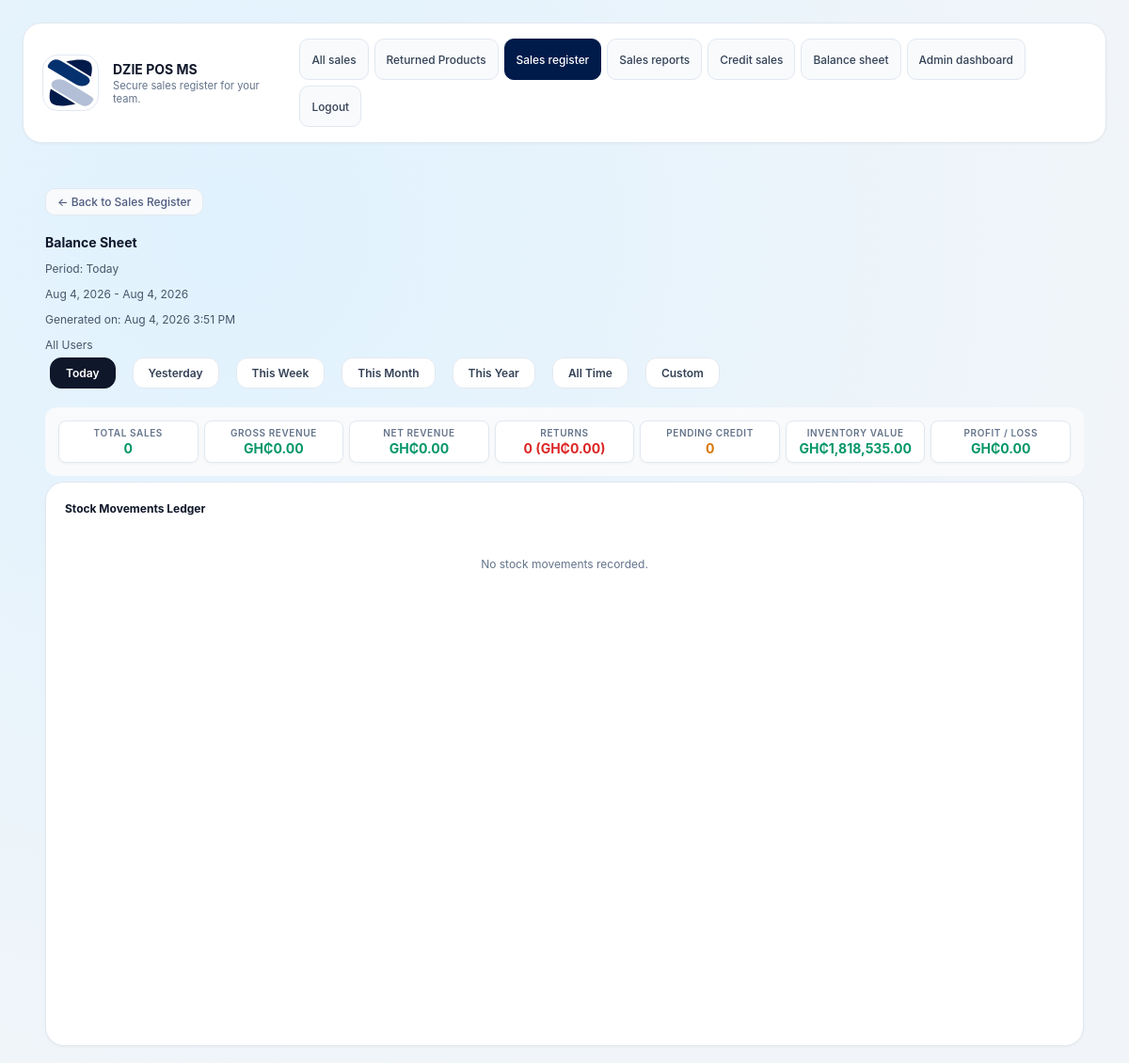
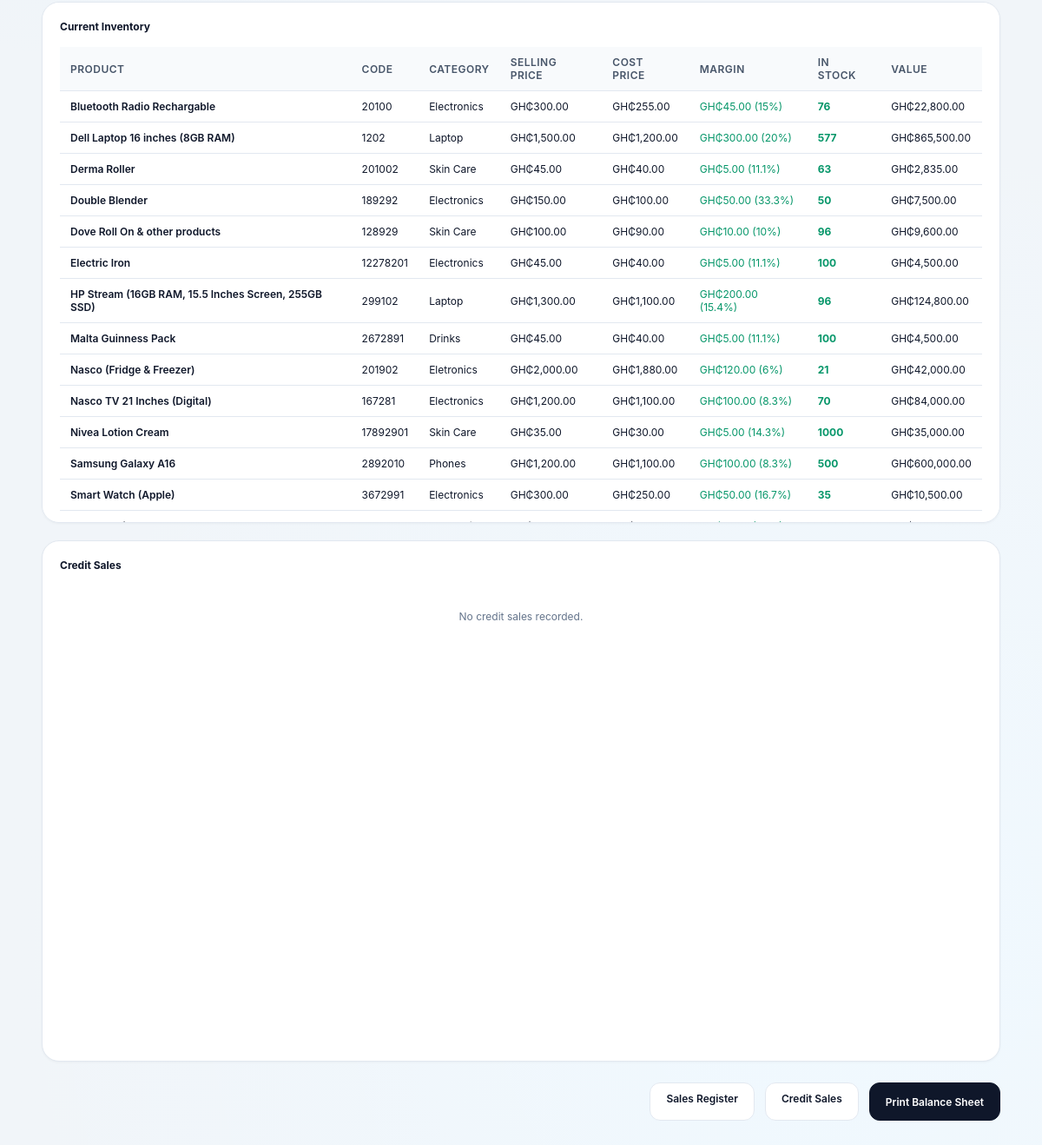
Page /balance_sheet.php (signed in) on the committed database (2 pictures, top to bottom).
### tables this page shows
CREATE TABLE settings (
            key TEXT PRIMARY KEY,
            value TEXT NOT NULL
        );

CREATE TABLE products (
            id INTEGER PRIMARY KEY,
            code TEXT UNIQUE NOT NULL,
            name TEXT NOT NULL,
            category TEXT NOT NULL,
            price REAL NOT NULL,
            image TEXT NOT NULL
        , quantity INTEGER NOT NULL DEFAULT 0, bulk_quantity_threshold INTEGER NOT NULL DEFAULT 0, bulk_discount_percentage REAL NOT NULL DEFAULT 0, selling_price REAL, cost_price REAL);

### inc/functions.php (called while the page is built, shortened)
<?php
function get_db_path(): string {
    $dir = __DIR__ . '/../data';
    return $dir . '/pos.db';
}
function get_database(): PDO {
    static $pdo = null;
    if ($pdo !== null) {
        return $pdo;
    }
    $path = get_db_path();
    $pdo = new PDO('sqlite:' . $path);
    $pdo->setAttribute(PDO::ATTR_ERRMODE, PDO::ERRMODE_EXCEPTION);
    initialize_database($pdo);
    return $pdo;
}
function initialize_database(PDO $db): void {
    $db->exec(
        'CREATE TABLE IF NOT EXISTS products (
            id INTEGER PRIMARY KEY,
            code TEXT UNIQUE NOT NULL,
            name TEXT NOT NULL,
            category TEXT NOT NULL,
            selling_price REAL NOT NULL DEFAULT 0,
            cost_price REAL NOT NULL DEFAULT 0,
            image TEXT NOT NULL,
            quantity INTEGER NOT NULL DEFAULT 0,
            bulk_quantity_threshold INTEGER NOT NULL DEFAULT 0,
            bulk_discount_percentage REAL NOT NULL DEFAULT 0
        )'
    );
    try {
        $db->exec('ALTER TABLE products ADD COLUMN selling_price REAL');
    } catch (Exception $e) {
    }
    try {
        $db->exec('ALTER TABLE products ADD COLUMN cost_price REAL');
    } catch (Exception $e) {
    }
    $db->exec('UPDATE products SET selling_price = price WHERE selling_price IS NULL AND price IS NOT NULL');
    $db->exec('UPDATE products SET price = selling_price WHERE price IS NULL');
    try {
        $db->exec('ALTER TABLE products ADD COLUMN quantity INTEGER NOT NULL DEFAULT 0');
    } catch (Exception $e) {
    }
    try {
        $db->exec('ALTER TABLE products ADD COLUMN bulk_quantity_threshold INTEGER NOT NULL DEFAULT 0');
    } catch (Exception $e) {
    }
    try {
        $db->exec('ALTER TABLE products ADD COLUMN bulk_discount_percentage REAL NOT NULL DEFAULT 0');
    } catch (Exception $e) {
    }
    $db->exec(
        'CREATE TABLE IF NOT EXISTS users (
            id INTEGER PRIMARY KEY,
            username TEXT UNIQUE NOT NULL,
            password_hash TEXT NOT NULL,
            role TEXT NOT NULL,
            created_at TEXT NOT NULL
        )'
    );
    $db->exec(
        'CREATE TABLE IF NOT EXISTS orders (
            id INTEGER PRIMARY KEY,
            username TEXT NOT NULL,
            total REAL NOT NULL,
            status TEXT NOT NULL DEFAULT "Pending",
            created_at TEXT NOT NULL,
            credit INTEGER NOT NULL DEFAULT 0,
            customer_name TEXT,
            customer_phone TEXT,
            credit_status TEXT NOT NULL DEFAULT "Pending"
        )'
    );
    try {
        $db->exec('ALTER TABLE orders ADD COLUMN credit INTEGER NOT NULL DEFAULT 0');
    } catch (Exception $e) {
    }
    try {
        $db->exec('ALTER TABLE orders ADD COLUMN customer_name TEXT');
    } catch (Exception $e) {
    }
    try {
        $db->exec('ALTER TABLE orders ADD COLUMN customer_phone TEXT');
    } catch (Exception $e) {
    }
    try {
        $db->exec('ALTER TABLE orders ADD COLUMN credit_status TEXT NOT NULL DEFAULT "Pending"');
    } catch (Exception $e) {
    }
    $db->exec(
        'CREATE TABLE IF NOT EXISTS order_items (
            id INTEGER PRIMARY KEY,
            order_id INTEGER NOT NULL,
            product_id INTEGER NOT NULL,
            name TEXT NOT NULL,
            price REAL NOT NULL,
            quantity INTEGER NOT NULL,
            subtotal REAL NOT NULL,
            FOREIGN KEY(order_id) REFERENCES orders(id)
        )'
    );
    $db->exec(
        'CREATE TABLE IF NOT EXISTS receipts (
            id INTEGER PRIMARY KEY,
            order_id INTEGER NOT NULL UNIQUE,
            username TEXT NOT NULL,
            receipt_content TEXT NOT NULL,
            return_status TEXT NOT NULL DEFAULT "Active",
            created_at TEXT NOT NULL,
            FOREIGN KEY(order_id) REFERENCES orders(id)
        )'
    );
    $db->exec(
        'CREATE TABLE IF NOT EXISTS returns (
            id INTEGER PRIMARY KEY,
            order_id INTEGER NOT NULL,
            product_id INTEGER NOT NULL,
            quantity INTEGER NOT NULL,
            reason TEXT,
            processed_by TEXT NOT NULL,
            created_at TEXT NOT NULL,
            FOREIGN KEY(order_id) REFERENCES orders(id)
        )'
    );
    $db->exec(
        'CREATE TABLE IF NOT EXISTS login_events (
            id INTEGER PRIMARY KEY,
            username TEXT NOT NULL,
            role TEXT NOT NULL,
            ip TEXT,
            created_at TEXT NOT NULL,
            logged_out_at TEXT
        )'
    );
    try {
        $db->exec('ALTER TABLE login_events ADD COLUMN logged_out_at TEXT');
    } catch (Exception $e) {
    }
    $db->exec(
        'CREATE TABLE IF NOT EXISTS settings (
            key TEXT PRIMARY KEY,
            value TEXT NOT NULL
        )'
    );
    $db->exec("INSERT OR IGNORE INTO settings (key, value) VALUES ('pos_name', 'WADI POS')");
    $db->exec(
        'CREATE TABLE IF NOT EXISTS stock_movements (
            id INTEGER PRIMARY KEY,
            product_id INTEGER NOT NULL,
            product_name TEXT NOT NULL,
            product_code TEXT NOT NULL,
            movement_type TEXT NOT NULL,
            quantity INTEGER NOT NULL,
            reference_type TEXT NOT NULL,
            reference_id INTEGER,
            notes TEXT,
            created_at TEXT NOT NULL,
            FOREIGN KEY(product_id) REFERENCES products(id)
        )'
    );
    $stmt = $db->query('SELECT COUNT(*) FROM products');
}
function current_user() {
    return $_SESSION['user'] ?? null;
}
function get_pos_name(): string {
    $stmt = get_database()->prepare('SELECT value FROM settings WHERE key = ?');
    $stmt->execute(['pos_name']);
    $result = $stmt->fetch(PDO::FETCH_ASSOC);
    return $result ? $result['value'] : 'WADI POS';
}
function get_trademark(): string {
    $stmt = get_database()->prepare('SELECT value FROM settings WHERE key = ?');
    $stmt->execute(['trademark']);
    $result = $stmt->fetch(PDO::FETCH_ASSOC);
    return $result ? $result['value'] : '';
}
function get_trademark_src(): string {
    $trademark = get_trademark();
    if ($trademark !== '' && file_exists(__DIR__ . '/../' . $trademark)) {
        return $trademark;
    }
    return 'images/pos-icon.svg';
}

### balance_sheet.php (the view, shortened to what this page needs)
<?php
require_once __DIR__ . '/inc/functions.php';
$user = current_user();
$posName = get_pos_name();
$db = get_database();
$period = $_GET['period'] ?? 'day';
$periods = ['day' => 'Today', 'yesterday' => 'Yesterday', 'week' => 'This Week', 'month' => 'This Month', 'year' => 'This Year', 'all' => 'All Time', 'custom' => 'Custom Range'];
$useCustomRange = false;
if (!$useCustomRange) {
    $now = new DateTime();
    $startDate = clone $now;
    $endDate = clone $now;
    switch ($period) {
        case 'day':
            $startDate->setTime(0, 0, 0);
            $endDate->setTime(23, 59, 59);
            break;
    }
}
$startDateStr = $startDate ? $startDate->format('c') : '';
$endDateStr = $endDate ? $endDate->format('c') : '';
$stockMovements = get_stock_movements([
    'start_date' => $startDateStr,
    'end_date' => $endDateStr,
]);
$groupedSales = [];
$totalSales = count($groupedSales);
$totalRevenue = 0;
$returnedSales = 0;
$returnedRevenue = 0;
$totalCost = 0;
$netRevenue = $totalRevenue - $returnedRevenue;
$profitLoss = $user['role'] === 'admin' ? $netRevenue - $totalCost : 0;
$inventory = $db->query('SELECT * FROM products ORDER BY name')->fetchAll(PDO::FETCH_ASSOC);
$creditQuery = 'SELECT * FROM orders WHERE credit = 1';
if ($period !== 'all' && !empty($startDateStr) && !empty($endDateStr)) {
    $creditQuery .= ' AND created_at >= :start_date AND created_at <= :end_date';
}
$creditQuery .= ' ORDER BY created_at DESC';
$creditStmt = $db->prepare($creditQuery);
if ($period !== 'all' && !empty($startDateStr) && !empty($endDateStr)) {
    $creditStmt->bindValue(':start_date', $startDateStr);
    $creditStmt->bindValue(':end_date', $endDateStr);
}
if ($user['role'] !== 'admin') {
    $creditStmt->execute([':username' => $user['username']]);
} else {
    $creditStmt->execute();
}
$creditSales = $creditStmt->fetchAll(PDO::FETCH_ASSOC);
$pendingCredit = 0;
$currentInventoryValue = array_sum(array_map(fn($p) => $p['quantity'] * ($p['selling_price'] ?? $p['price']), $inventory));
?>
<!DOCTYPE html>
<html lang="en">
<head>
  <link rel="stylesheet" href="styles.css" />
</head>
<body>
  <div class="app-shell">
    <header class="header">
      <div class="brand">
        <img class="brand-icon" src="<?php echo htmlspecialchars(get_trademark_src()); ?>" alt="Trademark" />
        <div>
          <h1><?php echo htmlspecialchars($posName); ?></h1>
          <p class="subtitle">Secure sales register for your team.</p>
        </div>
      </div>
      <div class="header-actions" id="header-actions">
        <?php if ($user['role'] === 'admin'): ?>
        <a href="returns.php" class="secondary">All sales</a>
        <a href="returned_products.php" class="secondary">Returned Products</a>
        <?php endif; ?>
        <a href="sales.php" class="secondary">Sales register</a>
        <a href="sales_report.php" class="secondary">Sales reports</a>
        <a href="credit_sales.php" class="secondary">Credit sales</a>
        <a href="balance_sheet.php" class="secondary">Balance sheet</a>
        <?php if ($user['role'] === 'admin'): ?>
          <a href="admin.php" class="secondary">Admin dashboard</a>
        <?php endif; ?>
        <a href="logout.php" class="tertiary">Logout</a>
      </div>
    </header>
    <main class="main-grid">
      <div class="balance-sheet-container">
    <a href="sales.php" class="back-link">← Back to Sales Register</a>
    <h1>Balance Sheet</h1>
    <p class="meta-info">Period: <?php echo $periods[$period]; ?></p>
    <?php if ($useCustomRange): ?>
      <p class="meta-info"><?php echo $startDate->format('M j, Y g:i A'); ?> - <?php echo $endDate->format('M j, Y g:i A'); ?></p>
    <?php elseif ($period !== 'all'): ?>
      <p class="meta-info"><?php echo $startDate->format('M j, Y'); ?> - <?php echo $endDate->format('M j, Y'); ?></p>
    <?php endif; ?>
    <p class="meta-info">Generated on: <?php echo date('M j, Y g:i A'); ?></p>
    <p class="meta-info"><?php echo $user['role'] === 'admin' ? 'All Users' : 'User: ' . htmlspecialchars($user['username']); ?></p>
    <div class="period-selector">
      <a href="?period=day" class="<?php echo $period === 'day' ? 'active' : ''; ?>">Today</a>
      <a href="?period=yesterday" class="<?php echo $period === 'yesterday' ? 'active' : ''; ?>">Yesterday</a>
      <a href="?period=week" class="<?php echo $period === 'week' ? 'active' : ''; ?>">This Week</a>
      <a href="?period=month" class="<?php echo $period === 'month' ? 'active' : ''; ?>">This Month</a>
      <a href="?period=year" class="<?php echo $period === 'year' ? 'active' : ''; ?>">This Year</a>
      <a href="?period=all" class="<?php echo $period === 'all' ? 'active' : ''; ?>">All Time</a>
      <a href="?period=custom" class="<?php echo $period === 'custom' ? 'active' : ''; ?>">Custom</a>
    </div>
    <div class="stats-grid">
      <div class="stat-item">
        <div class="stat-label">Total Sales</div>
        <div class="stat-value"><?php echo $totalSales; ?></div>
      </div>
      <div class="stat-item">
        <div class="stat-label">Gross Revenue</div>
        <div class="stat-value positive">GH₵<?php echo number_format($totalRevenue, 2); ?></div>
      </div>
      <div class="stat-item">
        <div class="stat-label">Net Revenue</div>
        <div class="stat-value">GH₵<?php echo number_format($netRevenue, 2); ?></div>
      </div>
      <div class="stat-item">
        <div class="stat-label">Returns</div>
        <div class="stat-value negative"><?php echo $returnedSales; ?> (GH₵<?php echo number_format($returnedRevenue, 2); ?>)</div>
      </div>
      <div class="stat-item">
        <div class="stat-label">Pending Credit</div>
        <div class="stat-value pending"><?php echo $pendingCredit; ?></div>
      </div>
      <div class="stat-item">
        <div class="stat-label">Inventory Value</div>
        <div class="stat-value">GH₵<?php echo number_format($currentInventoryValue, 2); ?></div>
      </div>
      <?php if ($user['role'] === 'admin'): ?>
        <div class="stat-item">
          <div class="stat-label">Profit / Loss</div>
          <div class="stat-value <?php echo $profitLoss >= 0 ? 'positive' : 'negative'; ?>">
            GH₵<?php echo number_format($profitLoss, 2); ?>
          </div>
        </div>
      <?php endif; ?>
    </div>
    <div class="section-card">
      <h3>Stock Movements Ledger</h3>
      <?php if (empty($stockMovements)): ?>
        <p class="empty-message">No stock movements recorded.</p>
      <?php endif; ?>
    </div>
    <div class="section-card">
      <h3>Current Inventory</h3>
      <?php if (empty($inventory)): ?>
        <p class="empty-message">No products in inventory.</p>
      <?php else: ?>
        <table class="ledger-table">
          <thead>
            <tr>
              <th>Product</th>
              <th>Code</th>
              <th>Category</th>
              <th>Selling Price</th>
              <?php if ($user['role'] === 'admin'): ?>
                <th>Cost Price</th>
                <th>Margin</th>
              <?php endif; ?>
              <th>In Stock</th>
              <th>Value</th>
            </tr>
          </thead>
          <tbody>
            <?php foreach ($inventory as $product): ?>
              <tr>
                <td style="font-weight:600;"><?php echo htmlspecialchars($product['name']); ?></td>
                <td><?php echo htmlspecialchars($product['code']); ?></td>
                <td><?php echo htmlspecialchars($product['category']); ?></td>
                <td>GH₵<?php echo htmlspecialchars(number_format($product['selling_price'], 2)); ?></td>
                <?php if ($user['role'] === 'admin'): ?>
                  <td>GH₵<?php echo htmlspecialchars(number_format($product['cost_price'], 2)); ?></td>
                  <?php
                    $margin = $product['selling_price'] - $product['cost_price'];
                    $marginPercent = $product['selling_price'] > 0 ? round(($margin / $product['selling_price']) * 100, 1) : 0;
                    $marginClass = $margin >= 0 ? 'text-success' : 'text-error';
                  ?>
                  <td class="<?php echo $marginClass; ?>">
                    GH₵<?php echo htmlspecialchars(number_format($margin, 2)); ?> (<?php echo htmlspecialchars($marginPercent); ?>%)
                  </td>
                <?php endif; ?>
                <td>
                  <?php if ($product['quantity'] <= 0): ?>
                    <span style="color:#dc2626;font-weight:700;">Out of stock</span>
                  <?php else: ?>
                    <span style="color:#059669;font-weight:700;"><?php echo htmlspecialchars($product['quantity']); ?></span>
                  <?php endif; ?>
                </td>
                <td>GH₵<?php echo htmlspecialchars(number_format($product['quantity'] * $product['selling_price'], 2)); ?></td>
              </tr>
            <?php endforeach; ?>
          </tbody>
        </table>
      <?php endif; ?>
    </div>
    <div class="section-card">
      <h3>Credit Sales</h3>
      <?php if (empty($creditSales)): ?>
        <p class="empty-message">No credit sales recorded.</p>
      <?php endif; ?>
    </div>
    <div class="actions">
      <a href="sales.php" class="secondary">Sales Register</a>
      <a href="credit_sales.php" class="secondary">Credit Sales</a>
      <button onclick="window.print()">Print Balance Sheet</button>
    </div>
    </main>
  </div>
</body>
</html>

### rows in the picture
settings: value (picture)
settings: value "DZIE POS MS"
products: name "Bluetooth Radio Rechargable", code "20100", category "Electronics", selling_price "300.00", cost_price "255.00", margin "45.00", marginPercent "15", quantity "76", $product['quantity'] * $product['selling_price'] "22,800.00"
products: name "Dell Laptop 16 inches (8GB RAM)", code "1202", category "Laptop", selling_price "1,500.00", cost_price "1,200.00", margin "300.00", marginPercent "20", quantity "577", $product['quantity'] * $product['selling_price'] "865,500.00"
products: name "Derma Roller", code "201002", category "Skin Care", selling_price "45.00", cost_price "40.00", margin "5.00", marginPercent "11.1", quantity "63", $product['quantity'] * $product['selling_price'] "2,835.00"
products: name "Double Blender", code "189292", category "Electronics", selling_price "150.00", cost_price "100.00", margin "50.00", marginPercent "33.3", quantity "50", $product['quantity'] * $product['selling_price'] "7,500.00"
products: name "Dove Roll On & other products", code "128929", category "Skin Care", selling_price "100.00", cost_price "90.00", margin "10.00", marginPercent "10", quantity "96", $product['quantity'] * $product['selling_price'] "9,600.00"
products: name "Electric Iron", code "12278201", category "Electronics", selling_price "45.00", cost_price "40.00", margin "5.00", marginPercent "11.1", quantity "100", $product['quantity'] * $product['selling_price'] "4,500.00"
products: name "HP Stream (16GB RAM, 15.5 Inches Screen, 255GB SSD)", code "299102", category "Laptop", selling_price "1,300.00", cost_price "1,100.00", margin "200.00", marginPercent "15.4", quantity "96", $product['quantity'] * $product['selling_price'] "124,800.00"
products: name "Malta Guinness Pack", code "2672891", category "Drinks", selling_price "45.00", cost_price "40.00", margin "5.00", marginPercent "11.1", quantity "100", $product['quantity'] * $product['selling_price'] "4,500.00"
products: name "Nasco (Fridge & Freezer)", code "201902", category "Eletronics", selling_price "2,000.00", cost_price "1,880.00", margin "120.00", marginPercent "6", quantity "21", $product['quantity'] * $product['selling_price'] "42,000.00"
products: name "Nasco TV 21 Inches (Digital)", code "167281", category "Electronics", selling_price "1,200.00", cost_price "1,100.00", margin "100.00", marginPercent "8.3", quantity "70", $product['quantity'] * $product['selling_price'] "84,000.00"
products: name "Nivea Lotion Cream", code "17892901", category "Skin Care", selling_price "35.00", cost_price "30.00", margin "5.00", marginPercent "14.3", quantity "1000", $product['quantity'] * $product['selling_price'] "35,000.00"
products: name "Samsung Galaxy A16", code "2892010", category "Phones", selling_price "1,200.00", cost_price "1,100.00", margin "100.00", marginPercent "8.3", quantity "500", $product['quantity'] * $product['selling_price'] "600,000.00"
products: name "Smart Watch (Apple)", code "3672991", category "Electronics", selling_price "300.00", cost_price "250.00", margin "50.00", marginPercent "16.7", quantity "35", $product['quantity'] * $product['selling_price'] "10,500.00"

### other values in the picture
$periods[$period] "Today"
$startDate->format('M j, Y') "Aug 4, 2026"
$endDate->format('M j, Y') "Aug 4, 2026"
$totalSales "0"
$totalRevenue "0.00"
$netRevenue "0.00"
$returnedSales "0"
$returnedRevenue "0.00"
$pendingCredit "0"
$currentInventoryValue "1,818,535.00"
$profitLoss "0.00"
